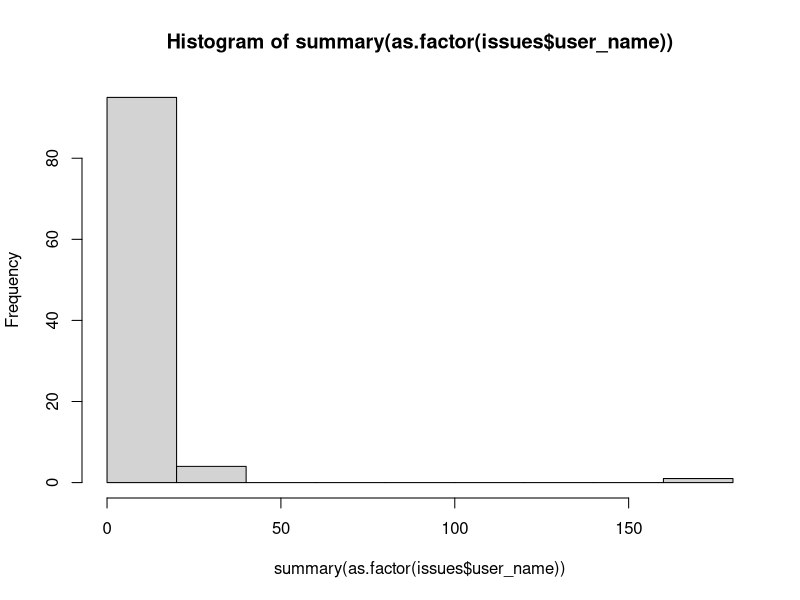

The R source for this figure:
# Is there anyone who reports more issues than others?
issues <- read.csv("issues.csv")

library(dplyr) #install.packages("dplyr")

issues_grp_user = issues %>% group_by(user_name)  %>% summarise(total_iussues = n())

print(nrow(issues_grp_user$total_iussues)) # count of users
print(min(issues_grp_user$total_iussues)) # count of minimum contributions
print(max(issues_grp_user$total_iussues)) # count of maximum contributions

users_stat <- issues_grp_user %>% group_by(total_iussues)  %>% summarise(count = n())
print(summary( users_stat))
# --------------------- find the user who has the maximum number of issues
max_user <- issues_grp_user %>% filter(total_iussues == max(issues_grp_user$total_iussues))
print(max_user[1]$user_name)
#-------------------- get only max user issues 
max_user_issues <- issues %>% filter(user_name == max_user[1]$user_name)
#-------------------- get statistics about the state of the max user issues
max_user_state <- max_user_issues %>% group_by(state)  %>% summarise(count = n())
print(max_user_state)
#--------------------- get only closed issues related to max user
max_user_closed_issues <- max_user_issues %>% filter(state == "closed")
# convert created at and closed at into dates
max_user_closed_issues$created_at <- as.Date(max_user_closed_issues$created_at,format = "%Y-%m-%d")  
max_user_closed_issues$closed_at <- as.Date(max_user_closed_issues$closed_at,format = "%Y-%m-%d")  
#------------------- add issue age column ---------------
max_user_closed_issues$days_age <- as.numeric(difftime(max_user_closed_issues$closed_at,max_user_closed_issues$created_at,units="days"))
print(summary(max_user_closed_issues))

max_user_closed_issues_ages <- max_user_closed_issues %>% group_by(days_age)  %>% summarise(count = n())
print(max_user_closed_issues_ages)

max_user_closed_issues_comments <- max_user_closed_issues %>% group_by(comments_count)  %>% summarise(count = n())
print(max_user_closed_issues_comments)

max_user_closed_issues_labels <- max_user_closed_issues %>% group_by(labels_count)  %>% summarise(count = n())

print((max_user_closed_issues_labels))
print(summary(max_user_closed_issues_labels))

#----------------------- find the correlation between ages and labels count -------------------
ct<- cor.test(as.numeric(max_user_closed_issues$days_age),max_user_closed_issues$labels_count)
print(ct)
#-------------------
hist(summary(as.factor(issues$user_name)))
